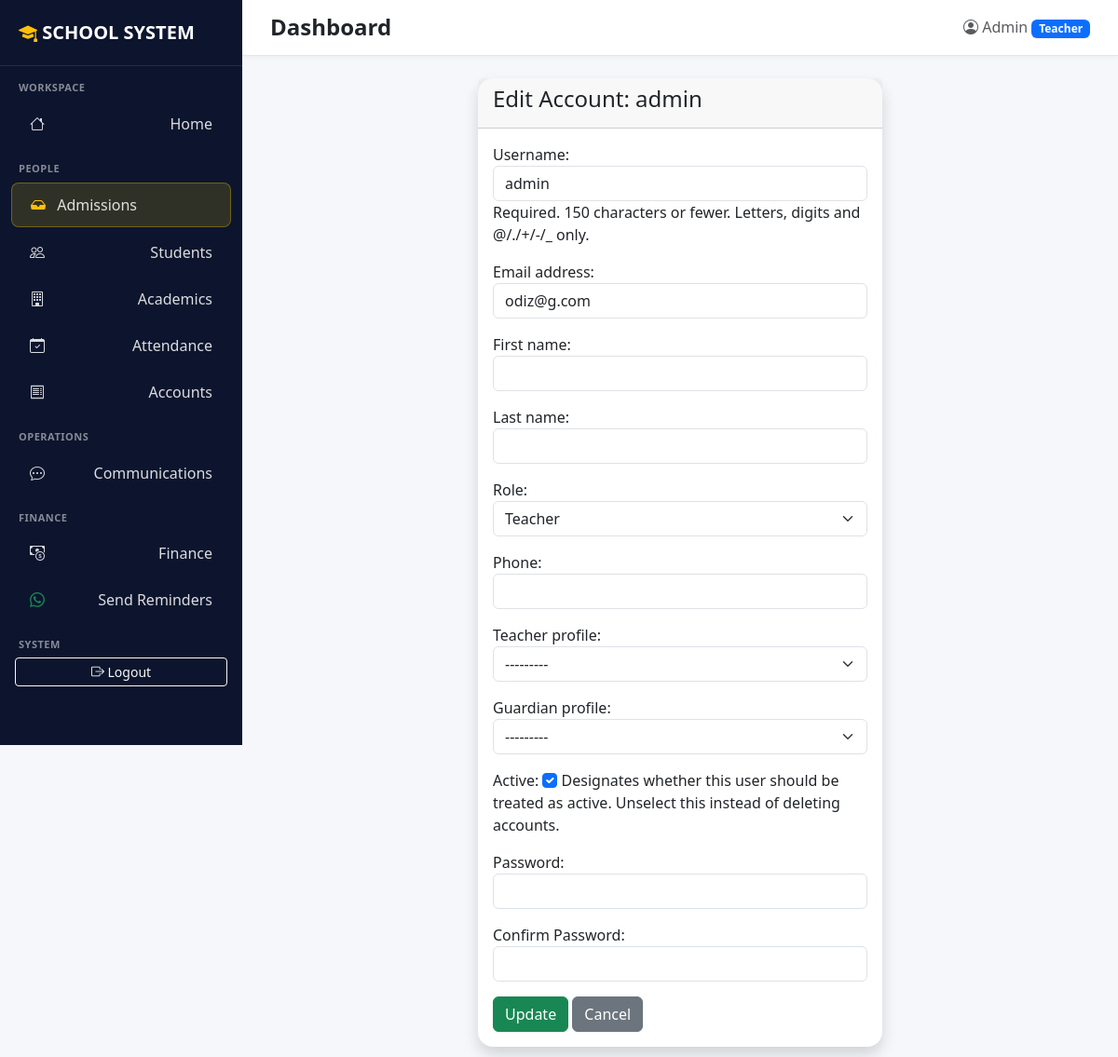
/accounts/edit/6/ (signed in), run on the app's committed database.
### accounts/models.py (models this page shows)
class User(AbstractUser):
    ROLE_CHOICES = [
        ("admin", "Administrator"),
        ("teacher", "Teacher"),
        ("accountant", "Accountant"),
        ("headteacher", "Head Teacher"),
        ("parent", "Parent"),
    ]
    role = models.CharField(max_length=20, choices=ROLE_CHOICES, default="teacher")
    phone = models.CharField(max_length=20, blank=True, null=True)
    teacher_profile = models.OneToOneField(
        'academics.Teacher',
        null=True,
        blank=True,
        on_delete=models.SET_NULL
    )
    guardian_profile = models.OneToOneField(
        'students.Guardian',
        null=True,
        blank=True,
        on_delete=models.SET_NULL
    )

### academics/models.py (models this page shows)
class Teacher(models.Model):
    first_name = models.CharField(max_length=100)
    last_name = models.CharField(max_length=100)
    phone = models.CharField(
        max_length=20,
        blank=True
    )
    email = models.EmailField(
        blank=True
    )
    photo = models.ImageField(upload_to='teachers/', blank=True, null=True)
    class Meta:
        ordering = ["first_name", "last_name"]
    def __str__(self):
        return f"{self.first_name} {self.last_name}"

### accounts/views.py (the view, shortened to what this page needs)
# urls.py: path('edit/<int:pk>/', AccountUpdateView.as_view(), name='account_edit'),
class AccountUpdateView(UpdateView):
    model = User
    form_class = UserCreateForm
    template_name = 'accounts/account_form.html'
    success_url = reverse_lazy('accounts:account_manage')
    def dispatch(self, request, *args, **kwargs):
        if not is_admin(request.user):
            raise PermissionDenied
        return super().dispatch(request, *args, **kwargs)

### accounts/views.py (called while the page is built)
def is_admin(user):
    return user.is_authenticated and (user.is_superuser or user.role == 'admin')

### students/models.py (called while the page is built)
    def __str__(self):
        return f"{self.first_name} {self.last_name}"

### accounts/templates/accounts/account_form.html (shortened to what this page needs)
{% extends 'base.html' %}
{% block content %}
<div class="row justify-content-center">
    <div class="col-md-6">
        <div class="card shadow">
            <div class="card-header"><h4>Edit Account: {{ form.instance.username }}</h4></div>
            <div class="card-body">
                <form method="post">
                    {{ form.as_p }}
                    <button type="submit" class="btn btn-success">Update</button>
                    <a href="{% url 'accounts:account_manage' %}" class="btn btn-secondary">Cancel</a>
                </form>
            </div>
        </div>
    </div>
</div>
{% endblock %}

### templates/base.html (shortened to what this page needs)
<!DOCTYPE html>
<html lang="en">
<head>
    <link href="https://cdn.jsdelivr.net/npm/bootstrap@5.3.2/dist/css/bootstrap.min.css" rel="stylesheet">
    <link rel="stylesheet" href="https://cdn.jsdelivr.net/npm/bootstrap-icons@1.11.3/font/bootstrap-icons.css">
</head>
<body class="{% if not user.is_authenticated %}login-body{% endif %}">
{% if user.is_authenticated %}
<nav class="sidebar" id="sidebar">
    <div class="brand">
        <i class="bi bi-mortarboard-fill text-warning"></i> SCHOOL SYSTEM
    </div>
    {% if user.is_superuser or user.role == 'admin' %}
        <div class="section-title">Workspace</div>
        <ul class="nav flex-column">
            <li class="nav-item"><a class="nav-link" href="{% url 'dashboard:home' %}"><i class="bi bi-house"></i> Home</a></li>
        </ul>
        <div class="section-title">People</div>
        <ul class="nav flex-column">
            <li class="nav-item">
                <a class="nav-link" href="/admissions/manage/" style="background: rgba(255,215,0,0.15); border: 1px solid rgba(255,215,0,0.3);">
                    <span><i class="bi bi-inbox-fill text-warning"></i> Admissions</span>
                </a>
            </li>
            <li class="nav-item"><a class="nav-link" href="{% url 'students:student_list' %}"><i class="bi bi-people"></i> Students</a></li>
            <li class="nav-item"><a class="nav-link" href="{% url 'academics:class_list' %}"><i class="bi bi-building"></i> Academics</a></li>
            <li class="nav-item"><a class="nav-link" href="{% url 'students:daily_attendance_summary' %}"><i class="bi bi-calendar-check"></i> Attendance</a></li>
            <li class="nav-item"><a class="nav-link" href="{% url 'accounts:account_manage' %}"><i class="bi bi-receipt"></i> Accounts</a></li>
        </ul>
        <div class="section-title">Operations</div>
        <ul class="nav flex-column">
            <li class="nav-item"><a class="nav-link" href="#"><i class="bi bi-chat-dots"></i> Communications</a></li>
        </ul>
        <div class="section-title">Finance</div>
        <ul class="nav flex-column">
            <li class="nav-item"><a class="nav-link" href="{% url 'finance:dashboard' %}"><i class="bi bi-cash-coin"></i> Finance</a></li>
            <li class="nav-item"><a class="nav-link" href="{% url 'finance:send_reminders' %}"><i class="bi bi-whatsapp text-success"></i> Send Reminders</a></li>
        </ul>
    {% elif user.role == 'parent' %}
        <div class="section-title">Parent Portal</div>
        <ul class="nav flex-column">
            <li class="nav-item"><a class="nav-link" href="{% url 'students:my_children' %}"><i class="bi bi-people"></i> My Children</a></li>
        </ul>
    {% endif %}
    <div class="section-title">System</div>
    <ul class="nav flex-column">
        <li class="nav-item">
            <form method="post" action="{% url 'logout' %}" class="px-3">
                <button type="submit" class="btn btn-outline-light btn-sm w-100">
                    <i class="bi bi-box-arrow-right"></i> Logout
                </button>
            </form>
        </li>
    </ul>
</nav>
<div class="main-content">
    <div class="topbar d-flex justify-content-between align-items-center">
        <div class="d-flex align-items-center">
            <h4 class="mb-0 fw-bold">{% block page_title %}Dashboard{% endblock %}</h4>
        </div>
        <div class="d-flex align-items-center gap-3">
            <span class="text-muted">
                <i class="bi bi-person-circle"></i> {{ user.username|title }}
                <span class="badge bg-primary">{{ user.role|title }}</span>
            </span>
        </div>
    </div>
    <div class="p-4">
{% endif %}
        {% block content %}{% endblock %}
{% if user.is_authenticated %}
    </div>
</div>
{% endif %}
</body>
</html>

### templates/base.html (style rules this page uses)
:root { --sidebar-bg: #0c152d; --sidebar-active: #2563eb; --primary: #2563eb; --bg-light: #f5f7fb; }
body { background: var(--bg-light); min-height: 100vh; font-family: 'Segoe UI', Tahoma, Geneva, Verdana, sans-serif; }
.sidebar { width: 260px; height: 100vh; position: fixed; top: 0; left: 0; background: var(--sidebar-bg); color: #fff; padding-top: 20px; transition: all 0.3s; z-index: 1000; overflow-y: auto; }
.sidebar .brand { font-size: 20px; font-weight: 700; padding: 0 20px 20px; border-bottom: 1px solid rgba(255,255,255,0.1); }
.sidebar .nav-link { color: rgba(255,255,255,0.85); padding: 11px 20px; margin: 2px 12px; border-radius: 8px; font-weight: 500; transition: all .2s; display: flex; justify-content: space-between; align-items: center; }
.sidebar .nav-link i { width: 24px; margin-right: 8px; }
.sidebar .section-title { font-size: 11px; text-transform: uppercase; color: rgba(255,255,255,0.5); padding: 15px 20px 5px; font-weight: 600; letter-spacing: 0.5px; }
.main-content { margin-left: 260px; transition: all 0.3s; }
.topbar { background: #fff; padding: 15px 30px; border-bottom: 1px solid #e2e8f0; position: sticky; top: 0; z-index: 999; box-shadow: 0 2px 4px rgba(0,0,0,0.04); }
.card { border: none; border-radius: 16px; box-shadow: 0 3px 15px rgba(0,0,0,0.05); }

### data on the page
User: username "Admin", role "Teacher", instance.username "admin", username "admin", email "odiz@g.com", teacher_profile "---------", guardian_profile "---------", is_active "☑"
